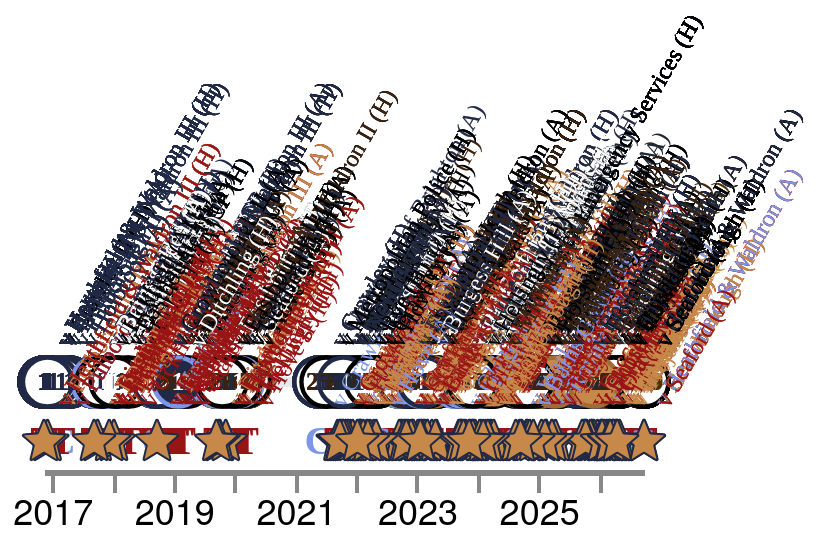

Express this chart as Vega-Lite.
### Vega-Lite specification from a JSON file in a GitHub repository (floating-point values rounded to 4 significant figures; data arrays with more than 128 entries replaced by an {"elided": "..."} marker saying what was removed)
{"config": {"axis": {"labelFont": "PT Sans Narrow, Helvetica Neue, Helvetica, Arial, sans-serif", "titleFont": "PT Sans Narrow, Helvetica Neue, Helvetica, Arial, sans-serif", "labelFontSize": 13, "titleFontSize": 24, "gridColor": "#202947", "gridOpacity": 0.2, "zindex": 1}, "text": {"font": "Lato, sans-serif"}, "bar": {"cornerRadiusEnd": 5}, "header": {"labelFont": "PT Sans Narrow, Helvetica Neue, Helvetica, Arial, sans-serif", "titleFont": "PT Sans Narrow, Helvetica Neue, Helvetica, Arial, sans-serif", "labelFontSize": 24, "titleFontSize": 28, "labelFontWeight": "bold", "orient": "left"}, "legend": {"labelFont": "PT Sans Narrow, Helvetica Neue, Helvetica, Arial, sans-serif", "titleFont": "PT Sans Narrow, Helvetica Neue, Helvetica, Arial, sans-serif", "labelFontSize": 14, "titleFontSize": 16, "titlePadding": 5, "fillColor": "white", "strokeColor": "black", "padding": 10, "titleFontWeight": "lighter", "titleFontStyle": "italic", "titleColor": "gray", "offset": 10}, "title": {"font": "PT Sans Narrow, Helvetica Neue, Helvetica, Arial, sans-serif", "fontSize": 48, "fontWeight": "bold", "anchor": "start", "align": "center", "titlePadding": 20, "subtitlePadding": 10, "subtitleFontSize": 13, "subtitleColor": "", "subtitleFontStyle": "italic", "offset": 15, "color": "black"}, "axisX": {"labelAngle": 0}, "facet": {"title": null, "header": null, "align": {"row": "each", "column": "each"}, "spacing": 10}, "resolve": {"scale": {"y": "independent", "facet": "independent"}}, "background": "transparent", "scale": {"offsetBandPaddingOuter": 0.2, "offsetBandPaddingInner": 0.1}, "view": {"stroke": null, "background": "transparent"}}, "layer": [{"mark": {"type": "line", "color": "#202946", "opacity": 0.1, "strokeWidth": 5}, "encoding": {"tooltip": [{"field": "player", "title": "Player", "type": "nominal"}, {"field": "event_label", "title": "Milestone", "type": "nominal"}, {"field": "event_date_label", "title": "Date", "type": "nominal"}, {"field": "detail", "title": "Match", "type": "nominal"}, {"field": "result_label", "title": "Result", "type": "nominal"}, {"field": "squad_label", "title": "Squad", "type": "nominal"}], "x": {"axis": {"domainWidth": 3, "format": "%Y", "grid": false, "labelAngle": 0, "labelFlush": false, "labelFontSize": 18, "tickCount": "year", "tickSize": 10, "tickWidth": 2, "title": null}, "field": "date", "type": "temporal"}, "y": {"axis": null, "field": "row_type", "type": "nominal"}}, "transform": [{"filter": "(datum.row_type === 'appearance')"}]}, {"mark": {"type": "point", "filled": true, "opacity": 1, "shape": "circle", "size": 600, "strokeWidth": 2.2}, "encoding": {"color": {"field": "symbol_fill", "legend": null, "scale": null, "type": "nominal"}, "stroke": {"field": "symbol_stroke", "legend": null, "scale": null, "type": "nominal"}, "tooltip": [{"field": "player", "title": "Player", "type": "nominal"}, {"field": "event_label", "title": "Milestone", "type": "nominal"}, {"field": "event_date_label", "title": "Date", "type": "nominal"}, {"field": "detail", "title": "Match", "type": "nominal"}, {"field": "result_label", "title": "Result", "type": "nominal"}, {"field": "squad_label", "title": "Squad", "type": "nominal"}], "x": {"axis": {"domainWidth": 3, "format": "%Y", "grid": false, "labelAngle": 0, "labelFlush": false, "labelFontSize": 18, "tickCount": "year", "tickSize": 10, "tickWidth": 2, "title": null}, "field": "date", "type": "temporal"}, "y": {"axis": null, "field": "row_type", "type": "nominal"}}, "transform": [{"filter": "(datum.row_type === 'appearance')"}]}, {"mark": {"type": "text", "align": "center", "baseline": "middle", "font": "PT Sans Narrow", "fontSize": 13, "fontWeight": "bold"}, "encoding": {"color": {"field": "symbol_text_color", "legend": null, "scale": null, "type": "nominal"}, "text": {"field": "symbol_text", "type": "nominal"}, "tooltip": [{"field": "player", "title": "Player", "type": "nominal"}, {"field": "event_label", "title": "Milestone", "type": "nominal"}, {"field": "event_date_label", "title": "Date", "type": "nominal"}, {"field": "detail", "title": "Match", "type": "nominal"}, {"field": "result_label", "title": "Result", "type": "nominal"}, {"field": "squad_label", "title": "Squad", "type": "nominal"}], "x": {"axis": {"domainWidth": 3, "format": "%Y", "grid": false, "labelAngle": 0, "labelFlush": false, "labelFontSize": 18, "tickCount": "year", "tickSize": 10, "tickWidth": 2, "title": null}, "field": "date", "type": "temporal"}, "y": {"axis": null, "field": "row_type", "type": "nominal"}}, "transform": [{"filter": "((datum.row_type === 'appearance') && (datum.symbol_text !== ''))"}]}, {"mark": {"type": "text", "align": "center", "baseline": "middle", "font": "PT Sans Narrow", "fontSize": 20, "fontWeight": "bold"}, "encoding": {"color": {"field": "symbol_text_color", "legend": null, "scale": null, "type": "nominal"}, "text": {"field": "symbol_text", "type": "nominal"}, "tooltip": [{"field": "player", "title": "Player", "type": "nominal"}, {"field": "event_label", "title": "Milestone", "type": "nominal"}, {"field": "event_date_label", "title": "Date", "type": "nominal"}, {"field": "detail", "title": "Match", "type": "nominal"}, {"field": "result_label", "title": "Result", "type": "nominal"}, {"field": "squad_label", "title": "Squad", "type": "nominal"}], "x": {"axis": {"domainWidth": 3, "format": "%Y", "grid": false, "labelAngle": 0, "labelFlush": false, "labelFontSize": 18, "tickCount": "year", "tickSize": 10, "tickWidth": 2, "title": null}, "field": "date", "type": "temporal"}, "y": {"axis": null, "field": "row_type", "type": "nominal"}}, "transform": [{"filter": "((datum.row_type === 'event') && (datum.event_key !== 'motm'))"}]}, {"mark": {"type": "point", "opacity": 1, "size": 10, "strokeWidth": 1}, "encoding": {"fill": {"field": "symbol_fill", "legend": null, "scale": null, "type": "nominal"}, "shape": {"field": "symbol_shape", "legend": null, "scale": null, "type": "nominal"}, "stroke": {"field": "symbol_stroke", "legend": null, "scale": null, "type": "nominal"}, "tooltip": [{"field": "player", "title": "Player", "type": "nominal"}, {"field": "event_label", "title": "Milestone", "type": "nominal"}, {"field": "event_date_label", "title": "Date", "type": "nominal"}, {"field": "detail", "title": "Match", "type": "nominal"}, {"field": "result_label", "title": "Result", "type": "nominal"}, {"field": "squad_label", "title": "Squad", "type": "nominal"}], "x": {"axis": {"domainWidth": 3, "format": "%Y", "grid": false, "labelAngle": 0, "labelFlush": false, "labelFontSize": 18, "tickCount": "year", "tickSize": 10, "tickWidth": 2, "title": null}, "field": "date", "type": "temporal"}, "y": {"axis": null, "field": "row_type", "type": "nominal"}}, "transform": [{"filter": "(datum.event_key === 'motm')"}]}, {"mark": {"type": "text", "align": "left", "angle": 300, "baseline": "bottom", "color": "#4a5568", "font": "PT Sans Narrow", "fontSize": 12, "xOffset": 15, "yOffset": -15}, "encoding": {"color": {"field": "symbol_text_color", "legend": null, "scale": null, "type": "nominal"}, "text": {"field": "detail", "type": "nominal"}, "tooltip": [{"field": "player", "title": "Player", "type": "nominal"}, {"field": "event_label", "title": "Milestone", "type": "nominal"}, {"field": "event_date_label", "title": "Date", "type": "nominal"}, {"field": "detail", "title": "Match", "type": "nominal"}, {"field": "result_label", "title": "Result", "type": "nominal"}, {"field": "squad_label", "title": "Squad", "type": "nominal"}], "x": {"axis": {"domainWidth": 3, "format": "%Y", "grid": false, "labelAngle": 0, "labelFlush": false, "labelFontSize": 18, "tickCount": "year", "tickSize": 10, "tickWidth": 2, "title": null}, "field": "date", "type": "temporal"}, "y": {"axis": null, "field": "row_type", "type": "nominal"}}}], "data": {"name": "data-dd3d5a40b907fa6b4c709b9f0d43d8df"}, "height": 60, "resolve": {"scale": {"shape": "independent", "x": "shared", "y": "shared"}}, "width": "container", "$schema": "https://vega.github.io/schema/vega-lite/v5.20.1.json", "datasets": {"data-dd3d5a40b907fa6b4c709b9f0d43d8df": {"elided": "1232 records"}}}
